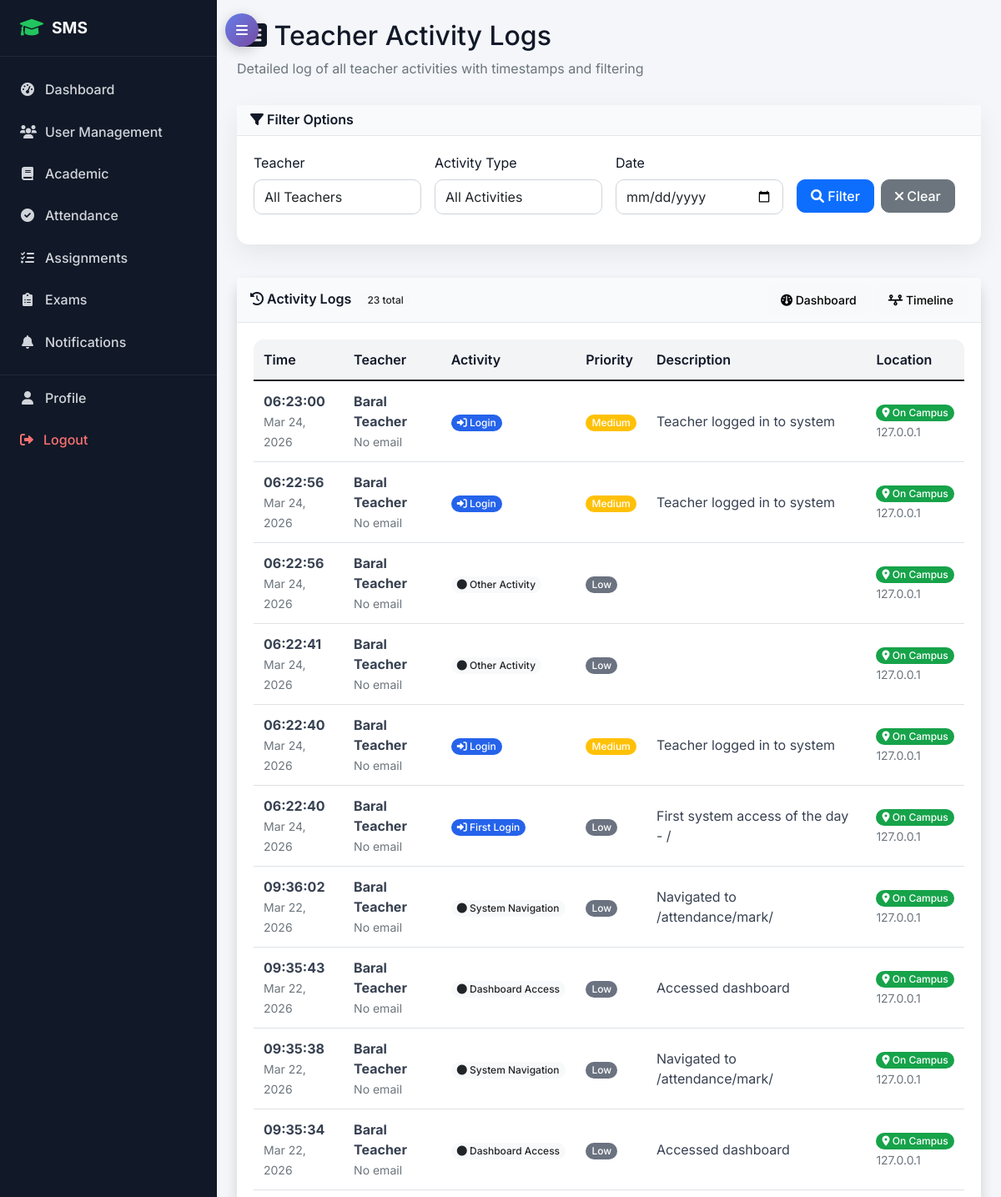
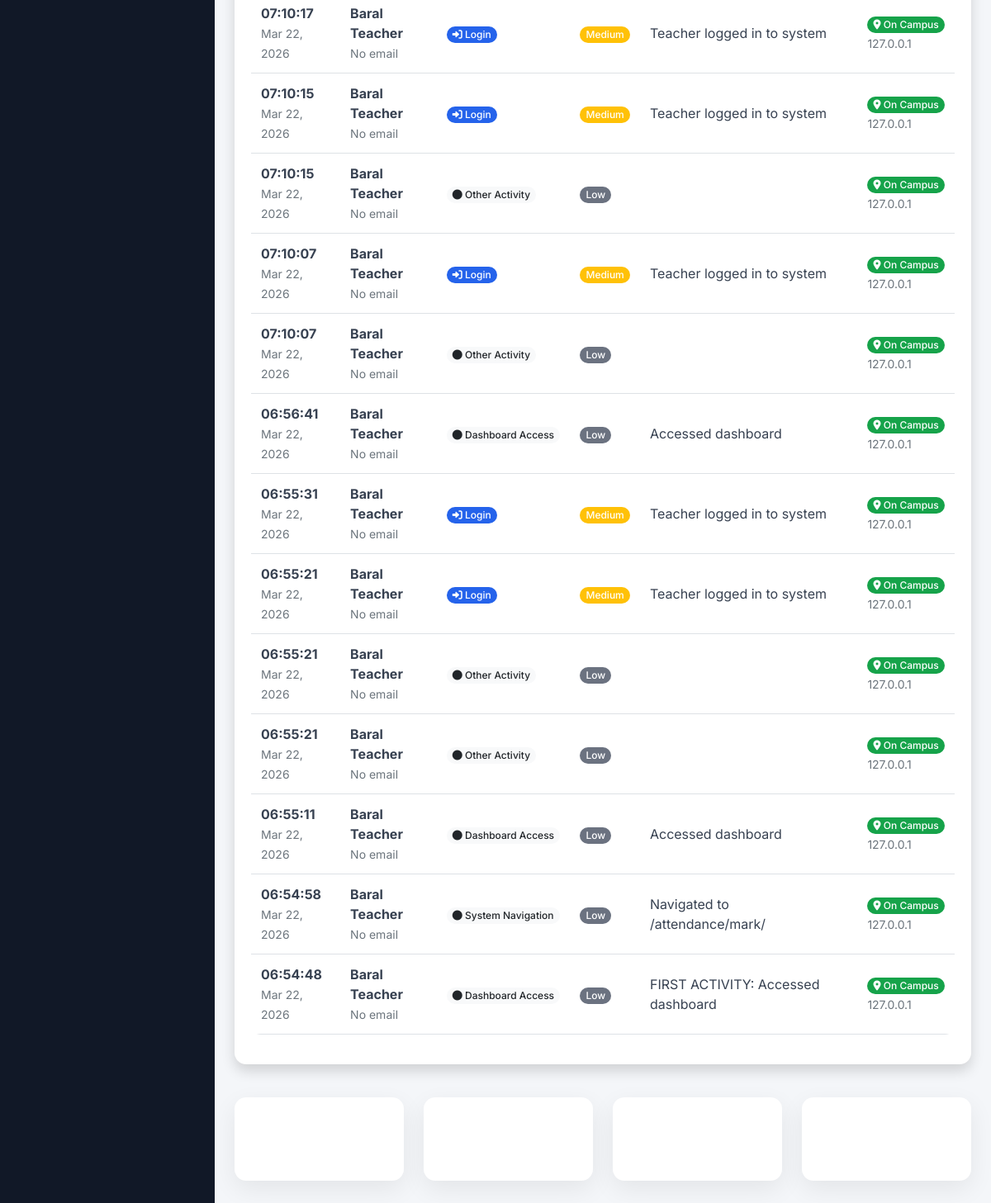
Screenshot of /attendance/teacher-activity/ (signed in) with the database file from the repository (2 pictures, top to bottom).
### attendance/models.py (models this page shows, shortened)
class TeacherActivityLog(models.Model):
    ACTIVITY_CHOICES = (
        ('login', 'Login'),
        ('logout', 'Logout'),
        ('first_login', 'First Login'),
        ('mark_attendance', 'Mark Student Attendance'),
        ('create_assignment', 'Create Assignment'),
        ('grade_exam', 'Grade Exam'),
        ('send_message', 'Send Message'),
        ('view_report', 'View Report'),
        ('dashboard_access', 'Dashboard Access'),
        ('system_navigation', 'System Navigation'),
        ('classroom_entry', 'Classroom Entry'),
        ('biometric_scan', 'Biometric Verification'),
        ('location_check', 'Location Verification'),
        ('other', 'Other Activity'),
    )
    PRIORITY_LEVELS = (
        ('high', 'High Priority'),
        ('medium', 'Medium Priority'),
        ('low', 'Low Priority'),
    )
    organization = models.ForeignKey('saas.Organization', on_delete=models.CASCADE, related_name='teacher_activity_logs', null=True, blank=True)
    teacher = models.ForeignKey(TeacherProfile, on_delete=models.CASCADE, related_name='activity_logs')
    activity_type = models.CharField(max_length=50, choices=ACTIVITY_CHOICES)
    priority_level = models.CharField(max_length=10, choices=PRIORITY_LEVELS, default='medium')
    description = models.CharField(max_length=255, blank=True)
    timestamp = models.DateTimeField(auto_now_add=True)
    ip_address = models.GenericIPAddressField(null=True, blank=True)
    user_agent = models.CharField(max_length=255, blank=True)
    location_lat = models.DecimalField(max_digits=10, decimal_places=8, null=True, blank=True)
    location_lng = models.DecimalField(max_digits=11, decimal_places=8, null=True, blank=True)
    is_on_campus = models.BooleanField(default=False)
    related_schedule = models.ForeignKey(TeacherSchedule, on_delete=models.SET_NULL, null=True, blank=True)
    related_session = models.ForeignKey(AttendanceSession, on_delete=models.SET_NULL, null=True, blank=True)
    class Meta:
        ordering = ['-timestamp']
        indexes = [
            models.Index(fields=['teacher', 'timestamp']),
            models.Index(fields=['activity_type', 'timestamp']),
            models.Index(fields=['priority_level', 'timestamp']),
        ]

### accounts/models.py (models this page shows, shortened)
class TeacherProfile(models.Model):
    user = models.OneToOneField(User, on_delete=models.CASCADE, related_name='teacher_profile')
    employee_id = models.CharField(max_length=20, unique=True, blank=True, null=True, default=None)
    qualification = models.CharField(max_length=200, blank=True, default='')
    experience_years = models.PositiveIntegerField(default=0)
    specialization = models.CharField(max_length=100, blank=True, default='')
    joining_date = models.DateField(blank=True, null=True, default=None)

class User(AbstractUser):
    USER_TYPE_CHOICES = (
        ('admin', 'Admin'),
        ('student', 'Student'),
        ('teacher', 'Teacher'),
        ('parent', 'Parent'),
    )
    organization = models.ForeignKey('saas.Organization', on_delete=models.CASCADE, related_name='users', null=True, blank=True)
    user_type = models.CharField(max_length=10, choices=USER_TYPE_CHOICES)
    phone_regex = RegexValidator(regex=r'^\+?1?\d{9,15}$', message="Phone number must be entered in the format: '+999999999'. Up to 15 digits allowed.")
    phone_number = models.CharField(validators=[phone_regex], max_length=17, blank=True)
    address = models.TextField(blank=True)
    date_of_birth = models.DateField(null=True, blank=True)
    profile_picture = models.ImageField(upload_to='profile_pics/', blank=True, null=True)
    is_active = models.BooleanField(default=True)
    created_at = models.DateTimeField(auto_now_add=True)
    updated_at = models.DateTimeField(auto_now=True)

### attendance/teacher_admin_views.py (the view)
# urls.py: path('teacher-activity/', teacher_admin_views.teacher_activity_logs, name='teacher_activity_logs'),
@login_required
@user_passes_test(is_admin)
def teacher_activity_logs(request):
    teacher_id = request.GET.get('teacher')
    activity_type = request.GET.get('activity_type')
    date_filter = request.GET.get('date')
    activities = scoped_queryset(TeacherActivityLog.objects.select_related('teacher__user'), request).order_by('-timestamp')
    if teacher_id:
        activities = activities.filter(teacher_id=teacher_id)
    if activity_type:
        activities = activities.filter(activity_type=activity_type)
    if date_filter:
        try:
            filter_date = datetime.strptime(date_filter, '%Y-%m-%d').date()
            activities = activities.filter(timestamp__date=filter_date)
        except:
            pass
    paginator = Paginator(activities, 50)
    page_number = request.GET.get('page')
    page_obj = paginator.get_page(page_number)
    teachers = scoped_profile_queryset(TeacherProfile.objects.select_related('user'), request).order_by('user__first_name')
    activity_types = TeacherActivityLog.ACTIVITY_CHOICES
    context = {
        'page_obj': page_obj,
        'teachers': teachers,
        'activity_types': activity_types,
        'selected_teacher': teacher_id,
        'selected_activity_type': activity_type,
        'selected_date': date_filter,
    }
    return render(request, 'attendance/teacher_activity_logs.html', context)

### templates/attendance/teacher_activity_logs.html (shortened to what this page needs)
{% extends 'base.html' %}
{% block content %}
<div class="row">
    <div class="col-12">
        <h2><i class="fas fa-list-alt"></i> Teacher Activity Logs</h2>
        <p class="text-muted">Detailed log of all teacher activities with timestamps and filtering</p>
    </div>
</div>
<div class="row mb-4">
    <div class="col-md-12">
        <div class="card">
            <div class="card-header">
                <h6 class="m-0"><i class="fas fa-filter"></i> Filter Options</h6>
            </div>
            <div class="card-body">
                <form method="get" class="row g-3">
                    <div class="col-md-3">
                        <label for="teacher" class="form-label">Teacher</label>
                        <select name="teacher" id="teacher" class="form-control">
                            <option value="">All Teachers</option>
                        </select>
                    </div>
                    <div class="col-md-3">
                        <label for="activity_type" class="form-label">Activity Type</label>
                        <select name="activity_type" id="activity_type" class="form-control">
                            <option value="">All Activities</option>
                        </select>
                    </div>
                    <div class="col-md-3">
                        <label for="date" class="form-label">Date</label>
                        <input type="date" name="date" id="date" value="{{ selected_date }}" class="form-control">
                    </div>
                    <div class="col-md-3">
                        <label class="form-label">&nbsp;</label>
                        <div class="d-flex gap-2">
                            <button type="submit" class="btn btn-primary">
                                <i class="fas fa-search"></i> Filter
                            </button>
                            <a href="{% url 'attendance:teacher_activity_logs' %}" class="btn btn-secondary">
                                <i class="fas fa-times"></i> Clear
                            </a>
                        </div>
                    </div>
                </form>
            </div>
        </div>
    </div>
</div>
<div class="row">
    <div class="col-12">
        <div class="card shadow">
            <div class="card-header bg-primary text-white d-flex justify-content-between align-items-center">
                <h6 class="m-0">
                    <i class="fas fa-history"></i> Activity Logs
                    {% if page_obj %}
                        <span class="badge bg-light text-dark ms-2">{{ page_obj.paginator.count }} total</span>
                    {% endif %}
                </h6>
                <div>
                    <a href="{% url 'attendance:teacher_attendance_dashboard' %}" class="btn btn-light btn-sm">
                        <i class="fas fa-dashboard"></i> Dashboard
                    </a>
                    <a href="{% url 'attendance:teacher_activity_timeline' %}" class="btn btn-light btn-sm">
                        <i class="fas fa-timeline"></i> Timeline
                    </a>
                </div>
            </div>
            <div class="card-body">
                {% if page_obj %}
                <div class="table-responsive">
                    <table class="table table-hover">
                        <thead>
                            <tr>
                                <th>Time</th>
                                <th>Teacher</th>
                                <th>Activity</th>
                                <th>Priority</th>
                                <th>Description</th>
                                <th>Location</th>
                            </tr>
                        </thead>
                        <tbody>
                            {% for activity in page_obj %}
                            <tr>
                                <td>
                                    <strong>{{ activity.timestamp|time:"H:i:s" }}</strong><br>
                                    <small class="text-muted">{{ activity.timestamp|date:"M d, Y" }}</small>
                                </td>
                                <td>
                                    <strong>{{ activity.teacher.user.get_full_name }}</strong><br>
                                    <small class="text-muted">{{ activity.teacher.user.email|default:"No email" }}</small>
                                </td>
                                <td>
                                    {% if activity.activity_type == 'mark_attendance' %}
                                        <span class="badge bg-success">
                                            <i class="fas fa-check"></i> {{ activity.get_activity_type_display }}
                                        </span>
                                    {% elif activity.activity_type == 'create_assignment' %}
                                        <span class="badge bg-warning">
                                            <i class="fas fa-tasks"></i> {{ activity.get_activity_type_display }}
                                        </span>
                                    {% elif activity.activity_type == 'grade_exam' %}
                                        <span class="badge bg-info">
                                            <i class="fas fa-star"></i> {{ activity.get_activity_type_display }}
                                        </span>
                                    {% elif activity.activity_type == 'login' or activity.activity_type == 'first_login' %}
                                        <span class="badge bg-primary">
                                            <i class="fas fa-sign-in-alt"></i> {{ activity.get_activity_type_display }}
                                        </span>
                                    {% elif activity.activity_type == 'logout' %}
                                        <span class="badge bg-danger">
                                            <i class="fas fa-sign-out-alt"></i> {{ activity.get_activity_type_display }}
                                        </span>
                                    {% elif activity.activity_type == 'send_message' %}
                                        <span class="badge bg-secondary">
                                            <i class="fas fa-envelope"></i> {{ activity.get_activity_type_display }}
                                        </span>
                                    {% else %}
                                        <span class="badge bg-light text-dark">
                                            <i class="fas fa-circle"></i> {{ activity.get_activity_type_display }}
                                        </span>
                                    {% endif %}
                                </td>
                                <td>
                                    {% if activity.priority_level == 'high' %}
                                        <span class="badge bg-danger">High</span>
                                    {% elif activity.priority_level == 'medium' %}
                                        <span class="badge bg-warning">Medium</span>
                                    {% else %}
                                        <span class="badge bg-secondary">Low</span>
                                    {% endif %}
                                </td>
                                <td>
                                    {{ activity.description|truncatechars:80 }}
                                </td>
                                <td>
                                    {% if activity.is_on_campus %}
                                        <span class="badge bg-success">
                                            <i class="fas fa-map-marker-alt"></i> On Campus
                                        </span>
                                    {% else %}
                                        <span class="badge bg-warning">
                                            <i class="fas fa-map-marker-alt"></i> Off Campus
                                        </span>
                                    {% endif %}
                                    {% if activity.ip_address %}
                                        <br><small class="text-muted">{{ activity.ip_address }}</small>
                                    {% endif %}
                                </td>
                            </tr>
                            {% endfor %}
                        </tbody>
                    </table>
                </div>
                {% else %}
                <div class="text-center py-5">
                    <i class="fas fa-list-alt fa-4x text-muted mb-3"></i>
                    <h5 class="text-muted">No Activity Logs</h5>
                    <p class="text-muted">No teacher activity logs are available yet.</p>
                </div>
                {% endif %}
            </div>
        </div>
    </div>
</div>
{% if page_obj %}
<div class="row mt-4">
    <div class="col-md-3">
        <div class="card bg-gradient-primary text-white">
            <div class="card-body text-center">
                <h4>{{ page_obj.paginator.count }}</h4>
                <p class="mb-0">Total Activities</p>
            </div>
        </div>
    </div>
    <div class="col-md-3">
        <div class="card bg-gradient-success text-white">
            <div class="card-body text-center">
                <h4>{{ page_obj|length }}</h4>
                <p class="mb-0">Showing on Page</p>
            </div>
        </div>
    </div>
    <div class="col-md-3">
        <div class="card bg-gradient-info text-white">
            <div class="card-body text-center">
                <h4>{{ teachers.count }}</h4>
                <p class="mb-0">Total Teachers</p>
            </div>
        </div>
    </div>
    <div class="col-md-3">
        <div class="card bg-gradient-warning text-white">
            <div class="card-body text-center">
                <h4>{{ activity_types|length }}</h4>
                <p class="mb-0">Activity Types</p>
            </div>
        </div>
    </div>
</div>
{% endif %}
{% endblock %}

### rows the page displays
TeacherActivityLog: timestamp "06:23:00", timestamp "Mar 24, 2026", teacher.user.get_full_name "Baral Teacher", teacher.user.email "No email", activity_type "Login", priority_level "Medium", description "Teacher logged in to system", is_on_campus True (drawn), ip_address "127.0.0.1"
TeacherActivityLog: timestamp "06:22:56", timestamp "Mar 24, 2026", teacher.user.get_full_name "Baral Teacher", teacher.user.email "No email", activity_type "Login", priority_level "Medium", description "Teacher logged in to system", is_on_campus True (drawn), ip_address "127.0.0.1"
TeacherActivityLog: timestamp "06:22:56", timestamp "Mar 24, 2026", teacher.user.get_full_name "Baral Teacher", teacher.user.email "No email", activity_type "Other Activity", priority_level "Low", is_on_campus True (drawn), ip_address "127.0.0.1"
TeacherActivityLog: timestamp "06:22:41", timestamp "Mar 24, 2026", teacher.user.get_full_name "Baral Teacher", teacher.user.email "No email", activity_type "Other Activity", priority_level "Low", is_on_campus True (drawn), ip_address "127.0.0.1"
TeacherActivityLog: timestamp "06:22:40", timestamp "Mar 24, 2026", teacher.user.get_full_name "Baral Teacher", teacher.user.email "No email", activity_type "Login", priority_level "Medium", description "Teacher logged in to system", is_on_campus True (drawn), ip_address "127.0.0.1"
TeacherActivityLog: timestamp "06:22:40", timestamp "Mar 24, 2026", teacher.user.get_full_name "Baral Teacher", teacher.user.email "No email", activity_type "First Login", priority_level "Low", description "First system access of the day - /", is_on_campus True (drawn), ip_address "127.0.0.1"
TeacherActivityLog: timestamp "09:36:02", timestamp "Mar 22, 2026", teacher.user.get_full_name "Baral Teacher", teacher.user.email "No email", activity_type "System Navigation", priority_level "Low", description "Navigated to /attendance/mark/", is_on_campus True (drawn), ip_address "127.0.0.1"
TeacherActivityLog: timestamp "09:35:43", timestamp "Mar 22, 2026", teacher.user.get_full_name "Baral Teacher", teacher.user.email "No email", activity_type "Dashboard Access", priority_level "Low", description "Accessed dashboard", is_on_campus True (drawn), ip_address "127.0.0.1"
TeacherActivityLog: timestamp "09:35:38", timestamp "Mar 22, 2026", teacher.user.get_full_name "Baral Teacher", teacher.user.email "No email", activity_type "System Navigation", priority_level "Low", description "Navigated to /attendance/mark/", is_on_campus True (drawn), ip_address "127.0.0.1"
TeacherActivityLog: timestamp "09:35:34", timestamp "Mar 22, 2026", teacher.user.get_full_name "Baral Teacher", teacher.user.email "No email", activity_type "Dashboard Access", priority_level "Low", description "Accessed dashboard", is_on_campus True (drawn), ip_address "127.0.0.1"
TeacherActivityLog: timestamp "07:10:17", timestamp "Mar 22, 2026", teacher.user.get_full_name "Baral Teacher", teacher.user.email "No email", activity_type "Login", priority_level "Medium", description "Teacher logged in to system", is_on_campus True (drawn), ip_address "127.0.0.1"
TeacherActivityLog: timestamp "07:10:15", timestamp "Mar 22, 2026", teacher.user.get_full_name "Baral Teacher", teacher.user.email "No email", activity_type "Login", priority_level "Medium", description "Teacher logged in to system", is_on_campus True (drawn), ip_address "127.0.0.1"
TeacherActivityLog: timestamp "07:10:15", timestamp "Mar 22, 2026", teacher.user.get_full_name "Baral Teacher", teacher.user.email "No email", activity_type "Other Activity", priority_level "Low", is_on_campus True (drawn), ip_address "127.0.0.1"
TeacherActivityLog: timestamp "07:10:07", timestamp "Mar 22, 2026", teacher.user.get_full_name "Baral Teacher", teacher.user.email "No email", activity_type "Login", priority_level "Medium", description "Teacher logged in to system", is_on_campus True (drawn), ip_address "127.0.0.1"
TeacherActivityLog: timestamp "07:10:07", timestamp "Mar 22, 2026", teacher.user.get_full_name "Baral Teacher", teacher.user.email "No email", activity_type "Other Activity", priority_level "Low", is_on_campus True (drawn), ip_address "127.0.0.1"
TeacherActivityLog: timestamp "06:56:41", timestamp "Mar 22, 2026", teacher.user.get_full_name "Baral Teacher", teacher.user.email "No email", activity_type "Dashboard Access", priority_level "Low", description "Accessed dashboard", is_on_campus True (drawn), ip_address "127.0.0.1"
TeacherActivityLog: timestamp "06:55:31", timestamp "Mar 22, 2026", teacher.user.get_full_name "Baral Teacher", teacher.user.email "No email", activity_type "Login", priority_level "Medium", description "Teacher logged in to system", is_on_campus True (drawn), ip_address "127.0.0.1"
TeacherActivityLog: timestamp "06:55:21", timestamp "Mar 22, 2026", teacher.user.get_full_name "Baral Teacher", teacher.user.email "No email", activity_type "Login", priority_level "Medium", description "Teacher logged in to system", is_on_campus True (drawn), ip_address "127.0.0.1"
TeacherActivityLog: timestamp "06:55:21", timestamp "Mar 22, 2026", teacher.user.get_full_name "Baral Teacher", teacher.user.email "No email", activity_type "Other Activity", priority_level "Low", is_on_campus True (drawn), ip_address "127.0.0.1"
TeacherActivityLog: timestamp "06:55:21", timestamp "Mar 22, 2026", teacher.user.get_full_name "Baral Teacher", teacher.user.email "No email", activity_type "Other Activity", priority_level "Low", is_on_campus True (drawn), ip_address "127.0.0.1"
TeacherActivityLog: timestamp "06:55:11", timestamp "Mar 22, 2026", teacher.user.get_full_name "Baral Teacher", teacher.user.email "No email", activity_type "Dashboard Access", priority_level "Low", description "Accessed dashboard", is_on_campus True (drawn), ip_address "127.0.0.1"
TeacherActivityLog: timestamp "06:54:58", timestamp "Mar 22, 2026", teacher.user.get_full_name "Baral Teacher", teacher.user.email "No email", activity_type "System Navigation", priority_level "Low", description "Navigated to /attendance/mark/", is_on_campus True (drawn), ip_address "127.0.0.1"
TeacherActivityLog: timestamp "06:54:48", timestamp "Mar 22, 2026", teacher.user.get_full_name "Baral Teacher", teacher.user.email "No email", activity_type "Dashboard Access", priority_level "Low", description "FIRST ACTIVITY: Accessed dashboard", is_on_campus True (drawn), ip_address "127.0.0.1"

### other values shown
{{ page_obj.paginator.count }} "23"
